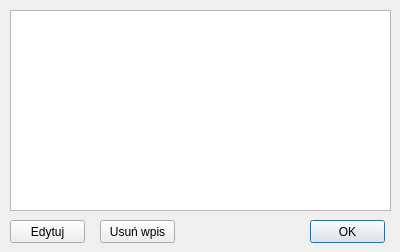
<?xml version="1.0" encoding="UTF-8"?>
<ui version="4.0">
 <class>Dialog2</class>
 <widget class="QDialog" name="Dialog2">
  <property name="geometry">
   <rect>
    <x>0</x>
    <y>0</y>
    <width>400</width>
    <height>252</height>
   </rect>
  </property>
  <property name="minimumSize">
   <size>
    <width>400</width>
    <height>252</height>
   </size>
  </property>
  <property name="maximumSize">
   <size>
    <width>400</width>
    <height>252</height>
   </size>
  </property>
  <property name="windowTitle">
   <string>Dialog</string>
  </property>
  <widget class="QPlainTextEdit" name="pTEopis">
   <property name="geometry">
    <rect>
     <x>10</x>
     <y>10</y>
     <width>381</width>
     <height>201</height>
    </rect>
   </property>
   <property name="readOnly">
    <bool>true</bool>
   </property>
  </widget>
  <widget class="QPushButton" name="pushButton">
   <property name="geometry">
    <rect>
     <x>10</x>
     <y>220</y>
     <width>75</width>
     <height>23</height>
    </rect>
   </property>
   <property name="text">
    <string>Edytuj</string>
   </property>
   <property name="autoDefault">
    <bool>false</bool>
   </property>
  </widget>
  <widget class="QPushButton" name="pushButton_2">
   <property name="geometry">
    <rect>
     <x>100</x>
     <y>220</y>
     <width>75</width>
     <height>23</height>
    </rect>
   </property>
   <property name="text">
    <string>Usuń wpis</string>
   </property>
   <property name="autoDefault">
    <bool>false</bool>
   </property>
   <property name="default">
    <bool>false</bool>
   </property>
  </widget>
  <widget class="QPushButton" name="pushButton_3">
   <property name="geometry">
    <rect>
     <x>310</x>
     <y>220</y>
     <width>75</width>
     <height>23</height>
    </rect>
   </property>
   <property name="text">
    <string>OK</string>
   </property>
   <property name="autoDefault">
    <bool>false</bool>
   </property>
   <property name="default">
    <bool>true</bool>
   </property>
   <property name="flat">
    <bool>false</bool>
   </property>
  </widget>
 </widget>
 <resources/>
 <connections/>
</ui>
